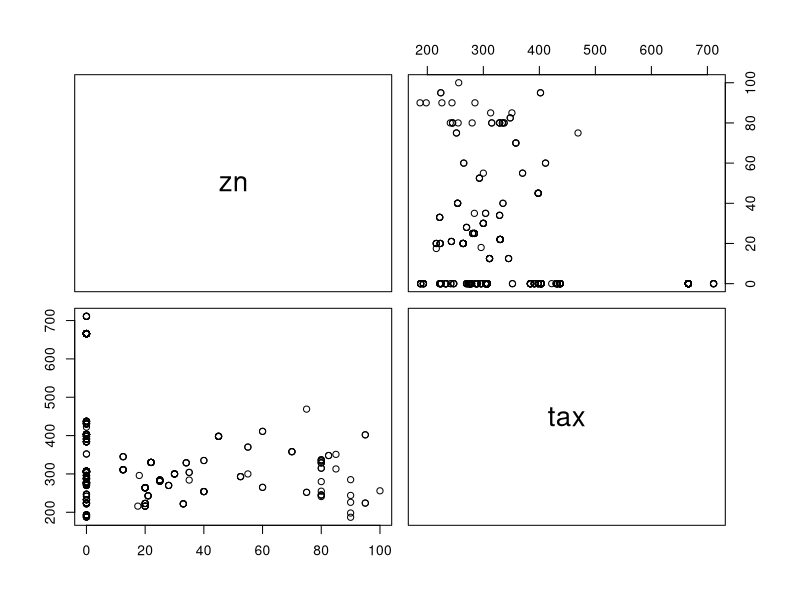
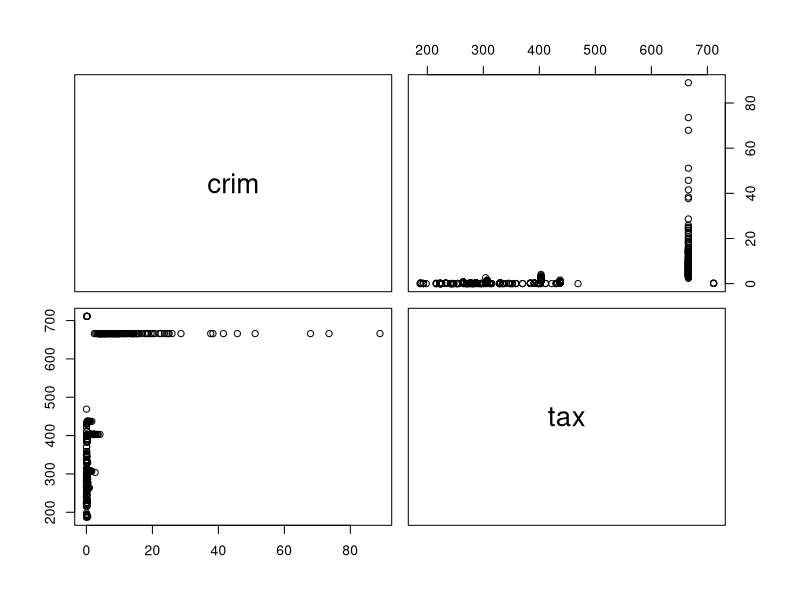
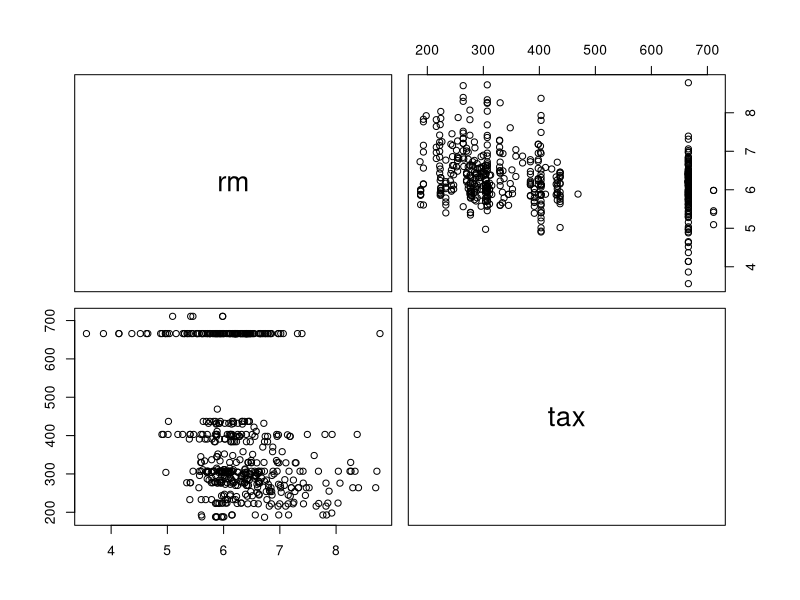

Write the R code that produced these figures, in order.
library(MASS)
data(Boston)
?Boston
pairwise_1 <- Boston[, c("zn", "tax")]
pairs(pairwise_1)
Pairwise_2 <- Boston[, c("crim", "tax")]
pairs(Pairwise_2)
pairwise_3 <- Boston[, c("rm", "tax")]
pairs(pairwise_3)
co_matrix <- cor(Boston)
Crime_rate <- Boston$crim
Tax_rate <- Boston$tax
Pupil_Teacher_ratio <- Boston$ptratio
summary(Crime_rate)
summary(Tax_rate)
summary(Pupil_Teacher_ratio)
Total_subs_chas <- sum(Boston$chas == 1)
Total_subs_chas
Median_of_Ptratio <- median(Boston$ptratio)
Median_of_Ptratio
Row_with_min_medv <- which.min(Boston$medv)
Row_with_min_medv 
lowest_medv_suburb <- Boston[Row_with_min_medv, ]
lowest_medv_suburb
summary(Boston)
suburb_more_than_seven_rm <- sum(Boston$rm > 7)
suburb_more_than_eight_rm <- sum(Boston$rm > 8)
suburb_more_than_seven_rm
suburb_more_than_eight_rm
